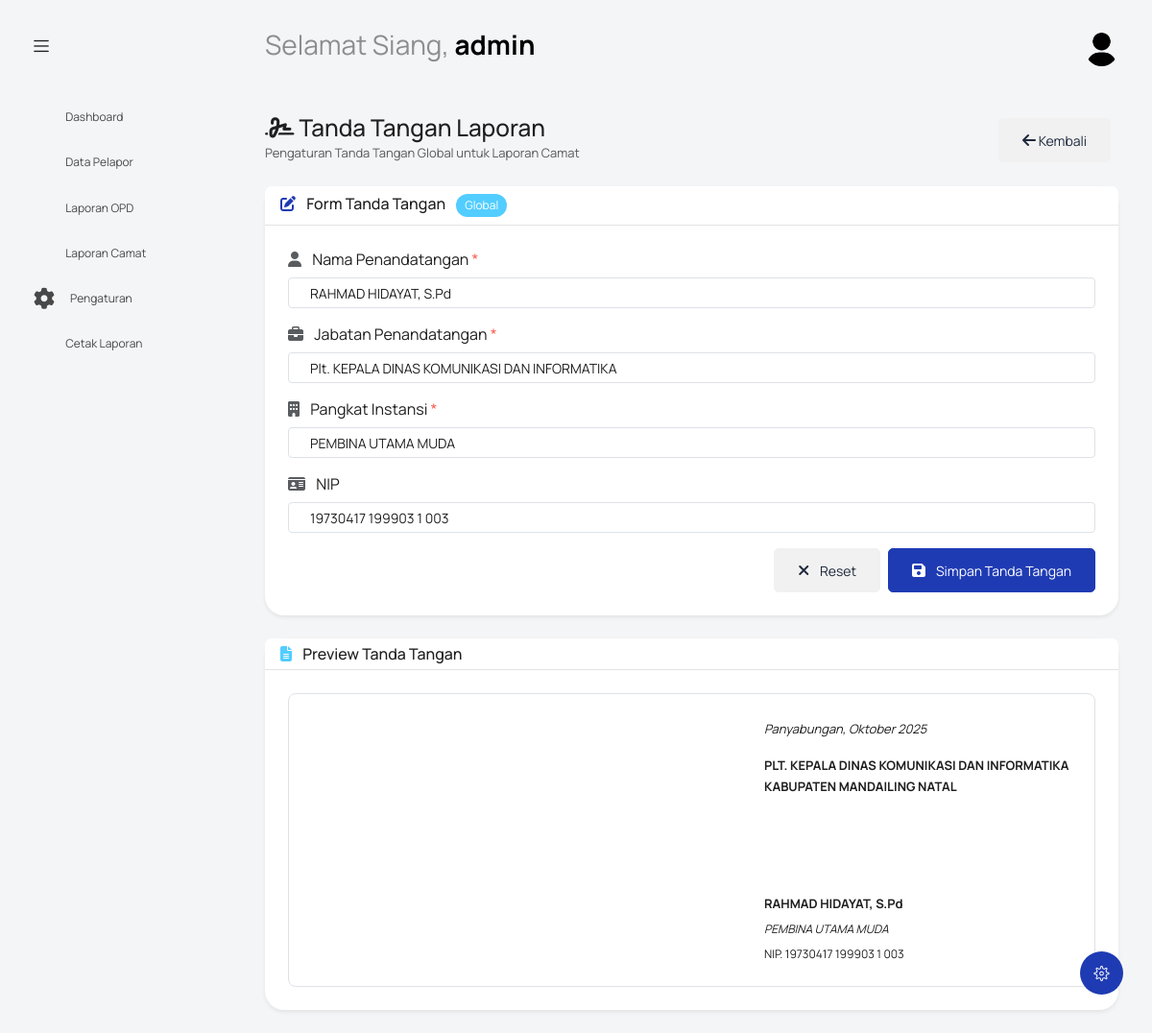
The app's page /index.php?controller=laporan&action=tandaTangan&id=0&type=camat (signed in), older data.
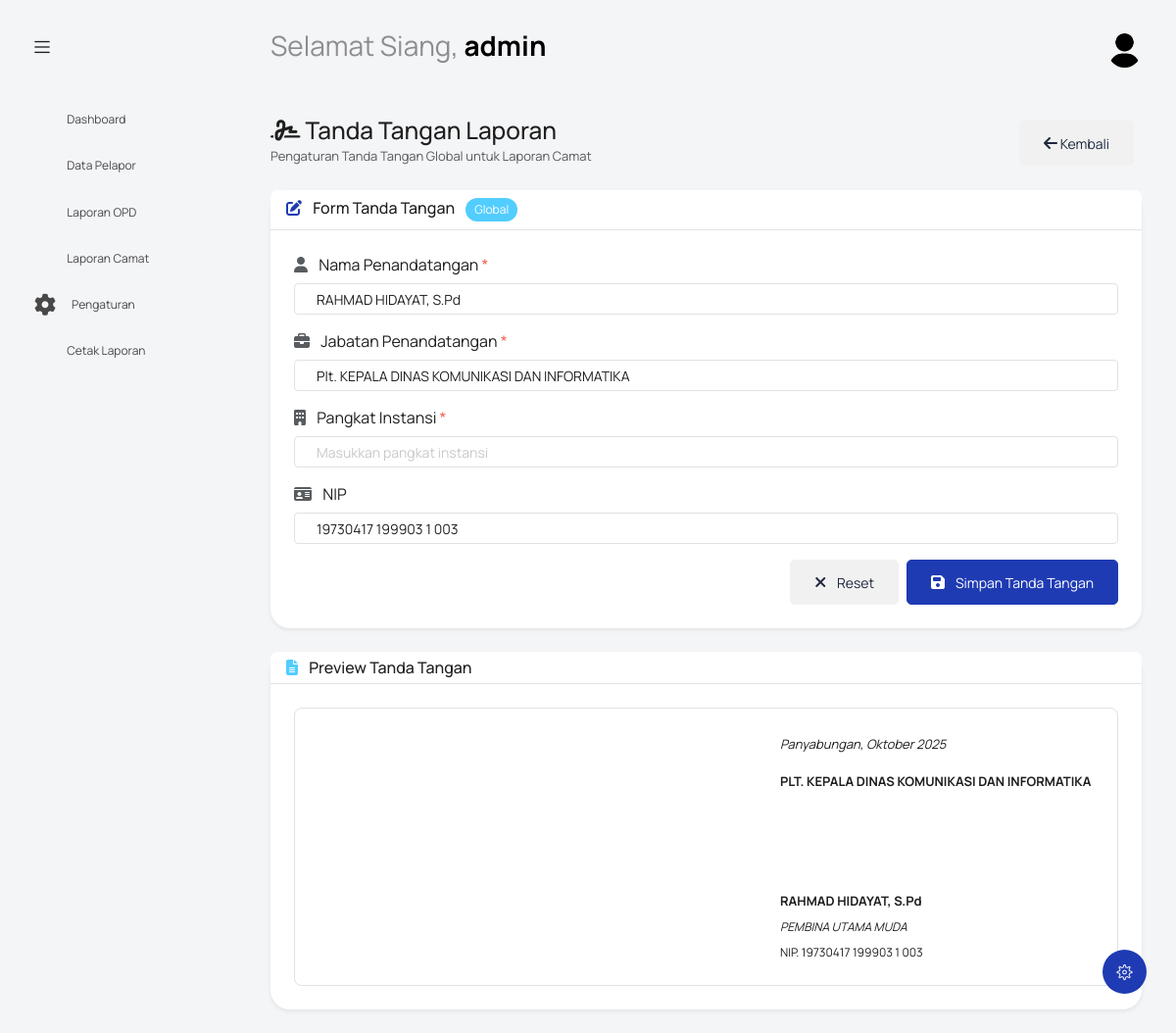
The same page, newer data.
### tables this page shows
CREATE TABLE `ttd_laporan` (
  `id_ttd_laporan` int NOT NULL,
  `pangkat` varchar(100) NOT NULL,
  `nama_penanda_tangan` varchar(100) NOT NULL,
  `jabatan_penanda_tangan` varchar(100) NOT NULL,
  `nip` varchar(50) DEFAULT NULL
);

### controllers/LaporanController.php (called while the page is built, shortened)
<?php
require_once 'models/LaporanModel.php';
class LaporanController
{
    private $laporanModel;
    public function __construct()
    {
        $this->laporanModel = new LaporanModel();
        $this->laporanModel->createTTDTable();
    }
    public function tandaTangan()
    {
        $id = $_GET['id'] ?? 0;
        $type = $_GET['type'] ?? 'camat';
        if ($id == 0) {
            $laporan = null;
        }
        $signature = $this->laporanModel->getSignature($id, $type);
        include 'views/laporan/tanda-tangan.php';
    }
}

### config/koneksi.php (called while the page is built, shortened)
<?php
$koneksi = new mysqli(DB_HOST, DB_USER, DB_PASS, DB_NAME);
$koneksi->set_charset("utf8mb4");
function getKoneksi() {
    global $koneksi;
    return $koneksi;
}

### models/LaporanModel.php (called while the page is built, shortened)
<?php
require_once __DIR__ . '/../config/koneksi.php';
class LaporanModel {
    private $db;
    public function __construct() {
        $this->db = getKoneksi();
    }
    public function getSignature($id_laporan = null, $type = null) {
        $query = "SELECT * FROM ttd_laporan ORDER BY id_ttd_laporan DESC LIMIT 1";
        $result = $this->db->query($query);
        if ($result && $result->num_rows > 0) {
            $signature = $result->fetch_assoc();
            $signature['tempat'] = 'Panyabungan';
            $signature['tanggal_format'] = $this->formatTanggalIndo(date('Y-m-d'));
            $signature['nama_penandatangan'] = $signature['nama_penanda_tangan'];
            $signature['jabatan_penanda_tangan'] = $signature['jabatan_penanda_tangan'];
            return $signature;
        }
        return null;
    }
    private function formatTanggalIndo($tanggal) {
        $hari = ['Minggu', 'Senin', 'Selasa', 'Rabu', 'Kamis', 'Jumat', 'Sabtu'];
        $bulan = ['Januari', 'Februari', 'Maret', 'April', 'Mei', 'Juni',
                  'Juli', 'Agustus', 'September', 'Oktober', 'November', 'Desember'];
        $timestamp = strtotime($tanggal);
        $nama_hari = $hari[date('w', $timestamp)];
        $tanggal_num = date('d', $timestamp);
        $nama_bulan = $bulan[date('n', $timestamp) - 1];
        $tahun = date('Y', $timestamp);
        return "$nama_hari, $tanggal_num $nama_bulan $tahun";
    }
}

### views/laporan/tanda-tangan.php (the view, shortened to what the changed rows need)
<?php
include 'template/header.php';
?>
<body class="with-welcome-text">
  <div class="container-scroller">
    <?php include 'template/navbar.php'; ?>
    <div class="container-fluid page-body-wrapper">
      <?php include 'template/setting_panel.php'; ?>
      <?php include 'template/sidebar.php'; ?>
      <div class="main-panel">
        <div class="content-wrapper">
          <div class="row">
            <div class="col-sm-12">
              <div class="d-flex align-items-center justify-content-between mb-4">
                <div>
                  <h3 class="page-title mb-1">
                    <i class="fas fa-signature"></i>
                    Tanda Tangan Laporan
                  </h3>
                  <p class="text-muted mb-0">
                    <?php
                    if ($laporan) {
                      if ($_GET['type'] === 'opd') {
                        echo 'Laporan OPD: ' . htmlspecialchars($laporan['nama_kegiatan']);
                      } else {
                        echo 'Laporan Camat: ' . htmlspecialchars($laporan['nama_pelapor']);
                      }
                    } else {
                      if ($_GET['type'] === 'opd') {
                        echo 'Pengaturan Tanda Tangan Global untuk Laporan OPD';
                      } else {
                        echo 'Pengaturan Tanda Tangan Global untuk Laporan Camat';
                      }
                    }
                    ?>
                  </p>
                </div>
                <div>
                  <a href="index.php?controller=laporan&action=index&tab=<?php echo htmlspecialchars($_GET['type']); ?>" class="btn btn-secondary me-2">
                    <i class="fas fa-arrow-left"></i> Kembali
                  </a>
                </div>
              </div>
              <div class="card border-0 shadow-sm mb-4">
                <div class="card-header bg-white">
                  <h5 class="mb-0">
                    <i class="fas fa-edit text-primary me-2"></i>
                    Form Tanda Tangan
                    <?php if (!$laporan): ?>
                      <span class="badge bg-info ms-2">Global</span>
                    <?php endif; ?>
                  </h5>
                </div>
                <div class="card-body">
                  <form id="signatureForm" enctype="multipart/form-data">
                    <div class="row">
                      <div class="col-12">
                        <div class="row">
                          <div class="col-md-12 mb-3">
                            <label for="nama_penanda_tangan" class="form-label">
                              <i class="fas fa-user text-muted me-2"></i>
                              Nama Penandatangan <span class="text-danger">*</span>
                            </label>
                            <input type="text" class="form-control" id="nama_penanda_tangan" name="nama_penanda_tangan" placeholder="Masukkan nama penandatangan" value="<?php echo $signature ? htmlspecialchars($signature['nama_penanda_tangan']) : 'RAHMAD HIDAYAT, S.Pd'; ?>" required>
                          </div>
                          <div class="col-md-12 mb-3">
                            <label for="jabatan_penanda_tangan" class="form-label">
                              <i class="fas fa-briefcase text-muted me-2"></i>
                              Jabatan Penandatangan <span class="text-danger">*</span>
                            </label>
                            <input type="text" class="form-control" id="jabatan_penanda_tangan" name="jabatan_penanda_tangan" placeholder="Masukkan jabatan penandatangan" value="<?php echo $signature ? htmlspecialchars($signature['jabatan_penanda_tangan']) : 'Plt. KEPALA DINAS KOMUNIKASI DAN INFORMATIKA'; ?>" required>
                          </div>
                          <div class="col-md-12 mb-3">
                            <label for="pangkat" class="form-label">
                              <i class="fas fa-building text-muted me-2"></i>
                              Pangkat Instansi <span class="text-danger">*</span>
                            </label>
                            <input type="text" class="form-control" id="pangkat" name="pangkat" placeholder="Masukkan pangkat instansi" value="<?php echo $signature ? htmlspecialchars($signature['pangkat']) : 'PEMBINA UTAMA MUDA '; ?>" required>
                          </div>
                          <div class="col-md-12 mb-3">
                            <label for="nip" class="form-label">
                              <i class="fas fa-id-card text-muted me-2"></i>
                              NIP
                            </label>
                            <input type="text" class="form-control" id="nip" name="nip" placeholder="Masukkan NIP" value="<?php echo $signature ? htmlspecialchars($signature['nip']) : '19730417 199903 1 003'; ?>">
                          </div>
                        </div>
                      </div>
                    </div>
                    <div class="d-flex gap-2 justify-content-end">
                      <button type="button" class="btn btn-secondary" id="resetBtn">
                        <i class="fas fa-times me-2"></i> Reset
                      </button>
                      <button type="submit" class="btn btn-primary" id="saveBtn">
                        <i class="fas fa-save me-2"></i> Simpan Tanda Tangan
                      </button>
                    </div>
                  </form>
                </div>
              </div>
              <div class="card border-0 shadow-sm">
                <div class="card-header bg-white">
                  <h5 class="mb-0">
                    <i class="fas fa-file-alt text-info me-2"></i>
                    Preview Tanda Tangan
                  </h5>
                </div>
                <div class="card-body">
                  <div class="border rounded p-4 bg-white" style="min-height: 220px; display: flex; justify-content: flex-end; align-items: flex-start;">
                    <div style="width: 320px; text-align: left;">
                      <div class="mb-3">
                        <span id="previewTempatTanggal" style="font-style: italic; font-size: 13px;">
                          Panyabungan,
                          <?php
                          $bulan = ['Januari', 'Februari', 'Maret', 'April', 'Mei', 'Juni', 'Juli', 'Agustus', 'September', 'Oktober', 'November', 'Desember'];
                          echo $bulan[date('n') - 1] . ' ' . date('Y');
                          ?>
                        </span>
                      </div>
                      <div class="mb-3">
                        <strong id="previewJabatan" style="text-transform: uppercase; font-size: 13px; line-height: 1.4;">
                          <?php
                          if ($signature) {
                            echo htmlspecialchars($signature['jabatan_penanda_tangan']);
                          } else {
                            echo 'Plt. KEPALA DINAS KOMUNIKASI DAN INFORMATIKA<br>KABUPATEN MANDAILING NATAL';
                          }
                          ?>
                        </strong>
                      </div>
                      <div class="mb-4" style="height: 60px;"></div>
                      <div class="mb-1">
                        <strong id="previewNama" style="font-size: 13px;">
                          <?php
                          if ($signature) {
                            echo htmlspecialchars($signature['nama_penanda_tangan']);
                          } else {
                            echo 'RAHMAD HIDAYAT, S.Pd';
                          }
                          ?>
                        </strong>
                      </div>
                      <div class="mb-1">
                        <em style="font-size: 12px;">PEMBINA UTAMA MUDA</em>
                      </div>
                      <div>
                        <small id="previewNIP" style="font-size: 12px;">
                          NIP.
                          <?php
                          if ($signature) {
                            echo htmlspecialchars($signature['nip']);
                          } else {
                            echo '19730417 199903 1 003';
                          }
                          ?>
                        </small>
                      </div>
                    </div>
                  </div>
                </div>
              </div>
            </div>
          </div>
        </div>
      </div>
    </div>
  </div>
</body>
</html>

Row changes from the older to the newer data that the page shows:
added ttd_laporan: nama_penanda_tangan "RAHMAD HIDAYAT, S.Pd", jabatan_penanda_tangan "Plt. KEPALA DINAS KOMUNIKASI DAN INFORMATIKA", nip "19730417 199903 1 003", jabatan_penanda_tangan "PLT. KEPALA DINAS KOMUNIKASI DAN INFORMATIKA"
Text that changed along with them:
form field pangkat: "PEMBINA UTAMA MUDA" → (not shown)
form field nama_penanda_tangan: "RAHMAD HIDAYAT, S.Pd" → (not shown)
form field jabatan_penanda_tangan: "Plt. KEPALA DINAS KOMUNIKASI DAN INFORMATIKA" → (not shown)
form field nip: "19730417 199903 1 003" → (not shown)
text no longer shown: "PLT. KEPALA DINAS KOMUNIKASI DAN INFORMATIKA KABUPATEN MANDAILING NATAL RAHMAD HIDAYAT, S.Pd 19730417 199903 1 003"
